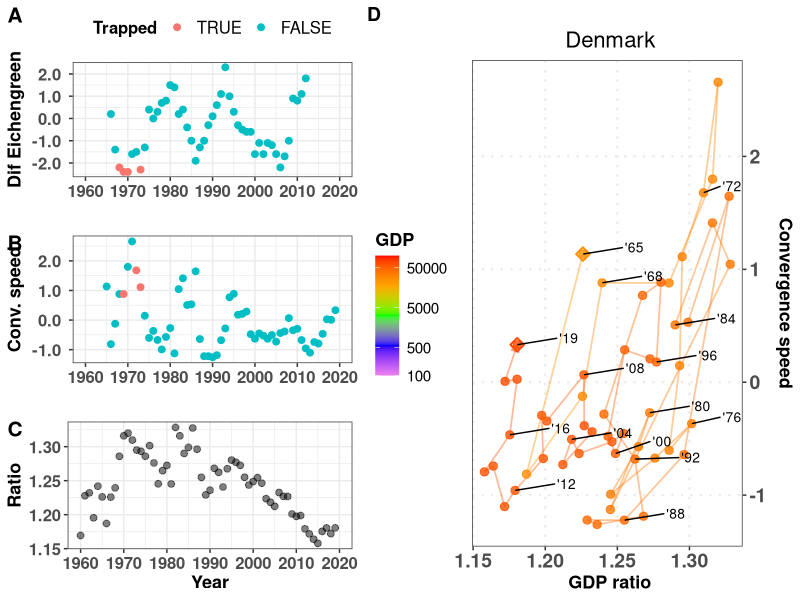
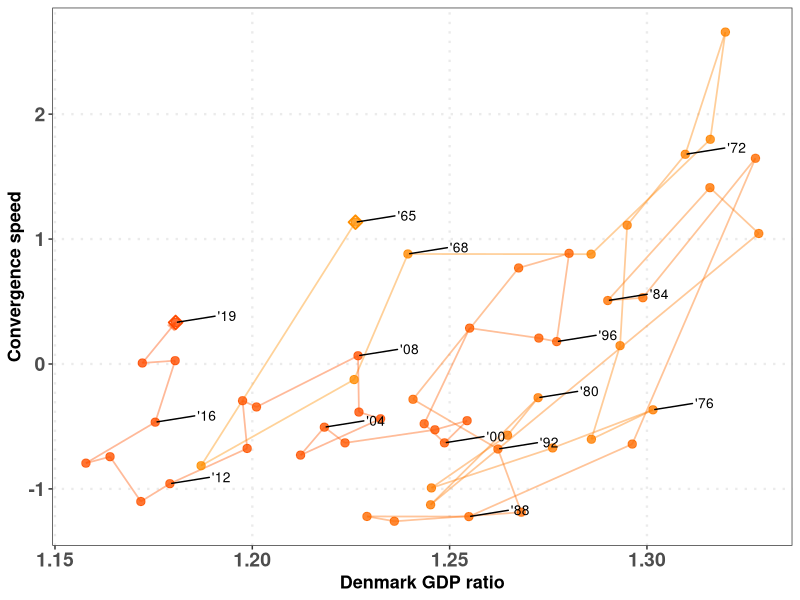
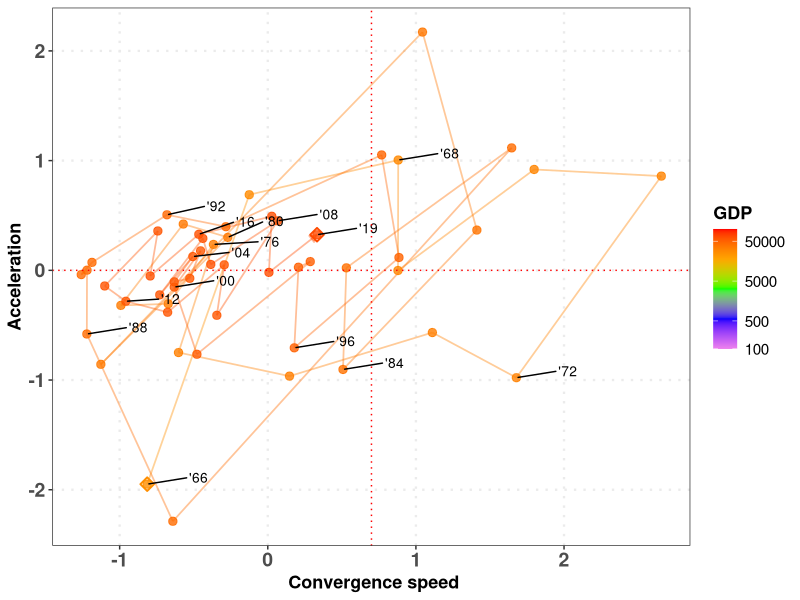
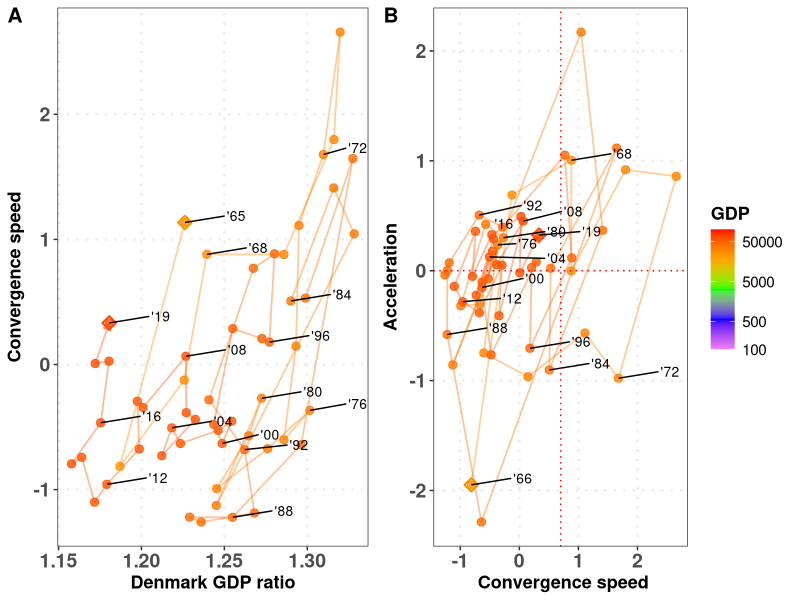
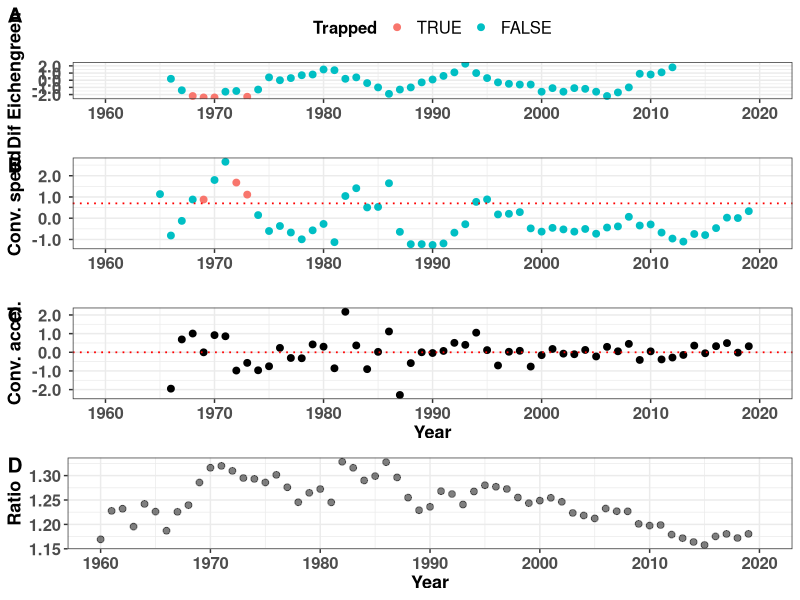

These charts were generated, in order, by the following R code:
# Script to generate all magnitudes
# 
# List lcriteria allows to choose GDP, GNI or both
#
# Author: Javier Garcia-Algarra
# August 2021
# 
# set print_indiv to TRUE to procude all plots
# set print_tiff to print the ALL plot in that format
#
# Inputs:  input_data/GDP2010_WB.csv    GNIS.csv
#          config_data/config_plots.csv
#          config_data/criteria.txt
# Results: data/all_speeds_criteria.csv
#          figs/countries

library(ggplot2)
library(ggrepel)
library(cowplot)
library(patchwork)
library(zoo)

# Function to format axis labels
scaleFUN <- function(x) sprintf("%2.1f ", x)

# Function to generate a phase plot
phase_plot <- function(datos,xlabel="",ylabel="",xint=NA,yint=NA,
                       axisright=FALSE,legendpos="none",mbreaks=c(),pais="")
{      
  pphase <- ggplot(data=datos) +
    geom_path(
      aes(y = Y, x = X, colour=Magnitude),alpha=0.4,size = 0.6,
      arrow = arrow(length = unit(0.2, "cm"),type="closed"))+
    geom_point(aes(y = Y, x = X, colour=Magnitude), size = 2.5,
               alpha=0.8) +
    geom_point(data=datos[1,],aes(y = Y, x = X, colour=Magnitude), size = 3,
               alpha=1,shape=23, stroke=1) +
    geom_point(data=datos[nrow(datos),],aes(y = Y, x = X, colour=Magnitude), size = 3,
               alpha=1,shape=23, stroke=1) +
    scale_color_gradientn(name=criteria,colours=c("violet","blue","green","orange","red"),trans="log",
                          breaks = mbreaks, labels = mbreaks,limits=c(100,100000))+
    geom_text_repel(data=subset(datos,(Year%%4 == 0) | (Year==max(Year)) | (Year==min(Year))),
                    aes(label=sprintf("'%02d",Year%%100),y = Y, x = X),
                    hjust=-2,vjust=-0.2, size=3.5, color= "black" )+
    xlab(paste(pais,xlabel)) + ylab(ylabel)+ theme_bw()+
    theme(panel.grid.minor = element_blank(),
          panel.grid.major = element_line(size = 0.8,linetype = "dotted"),
          legend.title = element_text(face="bold", size=13),
          legend.text = element_text( size=11),
          legend.position = legendpos,
          axis.text.y = element_text(face="bold", size=14),
          axis.text.x = element_text(face="bold", size=14),
          axis.title.x = element_text(face="bold", size=13),
          axis.title.y  = element_text(face="bold", size=13),
          plot.title = element_text(hjust = 0.5,size=16))
  if (!is.na(xint))
    pphase <- pphase + geom_vline(xintercept=minconvspeed, color="red",linetype = "dotted",size=0.5)
  if (!is.na(yint))
    pphase <- pphase + geom_hline(yintercept=0, color="red",linetype = "dotted",size=0.5)
  if (axisright)
    pphase <- pphase + scale_y_continuous(position = "right")
  return(pphase)
}



criteria <- read.table("config_data/criteria.txt")
lcriteria <- criteria$V1

configuration_file <- read.table("config_data/config_plots.csv", sep=";", header=TRUE)
if (configuration_file$CountryCode == "MSCI"){           # Plot MSCI countries
  countries_msci <- read.csv("input_data/countries_msci.csv")
  lcountrycode <- countries_msci$ISOCode
} else 
  lcountrycode <- configuration_file$CountryCode

print_indiv <- configuration_file$print_indiv      # Print individual files
print_tiff <- configuration_file$print_tiff        # Produce tiff files. Be careful, each tiff file weights 24 MB!

USA_perc_middle_GNI <- 0.3
USA_perc_middle_GDP <- 0.5
gap_widening_GDP <- 0
gap_widening_GNI <- 0
mmovper <- 5
last_year_Ecihengreen <- 2013
mingb_GDP <- 3.5
mindif_GDP <- -2
minMagnitude_GDP <- 10000
mingb_GNI <- 3.5
mindif_GNI <- -2
minMagnitude_GNI <- 10000
minconvspeed <- 0.7
tdir1 <- "figs"
tdir <- paste0(tdir1,"/countries")
if (!dir.exists(tdir)){
  dir.create(tdir1)
  dir.create(tdir)
}
ppi <- 300
my_breaks <- c(100,500,1000,2500,5000,10000,20000,50000)
my_breaks <- c(100,500,5000,50000)


for (criteria in lcriteria)
{
  count_countries <- 0
  if (criteria == "GDP"){
    USA_perc_middle <- USA_perc_middle_GDP
    mingb <- mingb_GDP
    mindif <- mindif_GDP
    minMagnitude <- minMagnitude_GDP
    gap_widening <- gap_widening_GDP
  }
  else {
    USA_perc_middle <- USA_perc_middle_GNI
    mingb <- mingb_GNI
    mindif <- mindif_GNI
    minMagnitude <- minMagnitude_GNI
    gap_widening <- gap_widening_GNI
  }
  for (countrycode in lcountrycode)
  {
    count_countries <- count_countries + 1
    print(paste(countrycode,criteria))
    if (criteria == "GNI"){
      DATA_WB <- read.csv("input_data/GNIS.csv")
    } else
      DATA_WB <- read.delim2("input_data/GDP2010_WB.csv")
    rawdata <- DATA_WB[DATA_WB$Country.Code==countrycode,]
    usadata <- DATA_WB[DATA_WB$Country.Name=="United States",]
    country <- DATA_WB[DATA_WB$Country.Code==countrycode,]$Country.Name
    datos_pais <- data.frame("Year"=seq(1960,2019))
    datos_pais$Magnitude = 0
    datos_pais$growth = 0
    datos_pais$gb = 0      # Average growth backwards, for Eichengreen criterium
    datos_pais$ga = 0      # Average growth forward
    datos_pais$dif = 0     # Difference among ga and gb for Eichengreen criterium
    datos_pais$dgrowth_dt = 0
    datos_pais$USAMagnitude = 0
    datos_pais$ratio = NA
    datos_pais$drat4rio_dt = 0
    datos_pais$dratio_dt_mmov = 0
    datos_pais$dratio_dt2_mmov = NA
    period_calc = 7
    for (i in 1960:2020){
      datos_pais$Magnitude[i-(1960)] <- as.numeric(rawdata[,4+i-1960])
      datos_pais$USAMagnitude[i-(1960)] <- as.numeric(usadata[,4+i-1960]) # USA GDP or GNI
      datos_pais$ratio[i-(1960)] <- datos_pais$Magnitude[i-(1960)]/datos_pais$USAMagnitude[i-(1960)]
    }
    for (j in 2:nrow(datos_pais))
      datos_pais$growth[j] <- 100*(datos_pais$Magnitude[j] - datos_pais$Magnitude[j-1])/
                              (datos_pais$Magnitude[j-1])  # Magnitude growth
    for (j in 2:(nrow(datos_pais))){
      datos_pais$dgrowth_dt[j] <- (datos_pais$growth[j+1] - datos_pais$growth[j])
      # Gap closing speed
      datos_pais$dratio_dt[j] <- 100*(datos_pais$ratio[j] - datos_pais$ratio[j-1])
      }
    datos_pais$dratio_dt_mmov <- rollmean(datos_pais$dratio_dt, mmovper, fill = NA,  align = "right")
    #datos_pais$dratio_dt2_mmov<- rollmean(datos_pais$dratio_dt2, mmovper_acc, fill = NA,  align = "right")
    
    for (j in 2:(nrow(datos_pais)))
      datos_pais$dratio_dt2_mmov[j] <- (datos_pais$dratio_dt_mmov[j] - datos_pais$dratio_dt_mmov[j-1])
    # criteria Eichengreen
    for (j in period_calc:nrow(datos_pais))
      datos_pais$gb[j] <- sum(datos_pais$growth[(j-(period_calc-1)):j])/period_calc
    for (j in 1:(nrow(datos_pais)-period_calc))
      datos_pais$ga[j] <- sum(datos_pais$growth[(j+1):(j+(period_calc))])/period_calc
    for (j in 1:nrow(datos_pais))
      datos_pais$dif[j] <- datos_pais$ga[j]-datos_pais$gb[j]
    datosplot <- datos_pais[period_calc:(nrow(datos_pais)-period_calc),]
    datosplot$Trapped = FALSE
    limityears <- c(1960,2020)
    yearlabels <- seq(1960,2020,by=10) 
    datosplot$gb = (floor(datosplot$gb* 10)+1)/10
    datosplot$dif = (floor(datosplot$dif* 10)+1)/10
    for (k in 1:nrow(datosplot)){
      datosplot$Trapped[k] = (datosplot$Magnitude[k]>minMagnitude) & (datosplot$gb[k]>=mingb) & (datosplot$dif[k] <= mindif)
    }
    pEichen <- ggplot(data= datosplot, aes(x=Year,y=dif,color=Trapped))+
         geom_point(size=2)+ylab(paste("Dif Eichengreen"))+xlab("")+
         scale_color_discrete(limits = c('TRUE', 'FALSE'))+
         scale_x_continuous(limits=limityears,breaks=yearlabels,labels=yearlabels)+ 
         scale_y_continuous(labels=scaleFUN)+
         theme_bw()+ 
         theme(legend.position="top",
               legend.title = element_text(face="bold", size=12),
               legend.text = element_text( size=12),
            axis.text.y = element_text(face="bold", size=12),
            axis.text.x = element_text(face="bold", size=12),
            axis.title.x = element_text(face="bold", size=13),
            axis.title.y  = element_text(face="bold", size=13))
    
    datosEich <- datos_pais[(datos_pais$Year >= min(datosplot$Year))&
                              (datos_pais$Year<last_year_Ecihengreen),]
    datosEich <- datos_pais 
    datosEich$signacc <- (datosEich$dratio_dt2_mmov < gap_widening) & (datosEich$dratio_dt_mmov > minconvspeed)
    datos_speed <- datosEich[!is.na(datosEich$dratio_dt_mmov),]
    datos_speed[is.na(datos_speed$dratio_dt2_mmov),]$signacc <- FALSE
    pconvergencespeed <- ggplot(data= datos_speed, aes(x=Year,y=dratio_dt_mmov,color=signacc))+
     geom_point(size=2)+ylab(paste("Conv. speed"))+
      scale_x_continuous(limits=limityears,breaks=yearlabels,labels=yearlabels)+
      scale_y_continuous(labels=scaleFUN)+
      scale_color_discrete(limits = c('TRUE', 'FALSE'))+
      theme_bw()+ xlab("")+
      theme(legend.position="none",
            axis.text.y = element_text(face="bold", size=12),
            axis.text.x = element_text(face="bold", size=12),
            axis.title.x = element_text(face="bold", size=13),
            axis.title.y  = element_text(face="bold", size=13))

    pratio <- ggplot(data= datosEich, aes(x=Year,y=ratio))+
      geom_point(size=2,col="black",alpha=0.5)+ylab(paste("Ratio"))+
      scale_x_continuous(limits=limityears, breaks=yearlabels,labels=yearlabels)+
      theme_bw() + xlab("Year")+
      theme(axis.text.y = element_text(face="bold", size=12),
                                axis.text.x = element_text(face="bold", size=12),
                                axis.title.x = element_text(face="bold", size=13),
                                axis.title.y  = element_text(face="bold", size=13))
    
    pacc <- ggplot(data= datosEich, aes(x=Year,y=dratio_dt2_mmov))+
      geom_point(size=2)+ylab(paste("Conv. accel."))+
      scale_x_continuous(limits=limityears, breaks=yearlabels,labels=yearlabels)+
      scale_y_continuous(labels=scaleFUN)+
      geom_hline(yintercept=gap_widening, color="red",linetype = "dotted",size=0.6) +
      theme_bw() + xlab("Year")+
      theme(legend.position = "none",
            axis.text.y = element_text(face="bold", size=12),
            axis.text.x = element_text(face="bold", size=12),
            axis.title.x = element_text(face="bold", size=13),
            axis.title.y  = element_text(face="bold", size=13))
    
    pizda <- plot_grid(
      pEichen, pconvergencespeed, pratio, labels=c("A","B","C"),
      label_size = 15,rel_heights = c(0.38,0.31,0.31),
      ncol = 1
    )
    
    datos_pais$Country = country
    datos_pais$CountryCode = rawdata$Country.Code[1]
    if (print_indiv){
      datos_speed <- datos_pais[!is.na(datos_pais$dratio_dt_mmov),]
      datos_acc <- datos_speed[!is.na(datos_speed$dratio_dt2_mmov),]
      datos_speed$X <- datos_speed$ratio
      datos_speed$Y <- datos_speed$dratio_dt_mmov
      pratiospeed <- phase_plot(datos_speed,xlabel=paste(criteria,"ratio"),ylabel="Convergence speed",
                        xint=NA, yint=NA,axisright = TRUE,legendpos = "left",mbreaks = my_breaks)
      pratiospeedleft <- phase_plot(datos_speed,xlabel=paste(criteria,"ratio"),ylabel="Convergence speed",
                                xint=NA, yint=NA,axisright = FALSE,legendpos = "none",
                                mbreaks = my_breaks,pais = country)
      datos_acc$X <- datos_acc$dratio_dt_mmov
      datos_acc$Y <- datos_acc$dratio_dt2_mmov
      pspeedacc <- phase_plot(datos_acc,xlabel="Convergence speed",ylabel="Acceleration",
                              xint=minconvspeed, yint=0,axisright = FALSE,
                              legendpos = "right",mbreaks = my_breaks)
  
      
      pphases <- plot_grid(
        pratiospeedleft, pspeedacc, labels=c("A","B"),
        label_size = 15,
        ncol = 2, rel_widths = c(0.47,0.53)
      )
      
      wplot <- 13
      hplot <- 8
      nfile <- paste0(tdir,"/ALL_",country,"_",criteria,"_",mmovper)
      prattitle <- pratiospeed+ ggtitle(paste("\n",country))
      png(paste0(nfile,".png"), width=wplot*ppi, height=hplot*ppi, res=ppi)
      todo <- plot_grid(
        pizda,prattitle,labels=c(" ","D"),
        label_size = 14,rel_widths = c(0.45,0.55),
        ncol = 2
        )
      print(todo)
      dev.off()
      
      if (print_tiff){
        tiff(paste0(nfile,".tiff"), width=wplot*ppi, height=hplot*ppi,res=ppi)
        print(todo)
        dev.off()
      }
      
      wplot <- 7
      hplot <- 7
      nfile <- paste0(tdir,"/RATIOSvsSPEED_",country,"_",criteria,"_",mmovper)
      png(paste0(nfile,".png"), width=wplot*ppi, height=hplot*ppi, res=ppi)
      print(pratiospeedleft)
      dev.off()
      
      if (print_tiff){
        tiff(paste0(nfile,".tiff"), width=wplot*ppi, height=hplot*ppi,res=ppi)
        print(prattitle)
        dev.off()
      }
      
      nfile <- paste0(tdir,"/SPEEDvsACC_",country,"_",criteria,"_",mmovper)
      png(paste0(nfile,".png"), width=wplot*ppi, height=hplot*ppi, res=ppi)
      print(pspeedacc)
      dev.off()
      
      
      wplot <- 14
      hplot <- 6
      nfile <- paste0(tdir,"/PHASES_",country,"_",criteria,"_",mmovper)
      png(paste0(nfile,".png"), width=wplot*ppi, height=hplot*ppi, res=ppi)
      print(pphases)
      dev.off()
      
      if (print_tiff){
        tiff(paste0(nfile,".tiff"), width=wplot*ppi, height=hplot*ppi,res=ppi)
        print(pphases)
        dev.off()
      }
      
      wplot <- 7
      hplot <- 9
      nfile <- paste0(tdir,"/TIMELINE_",country,"_",criteria,"_",mmovper)
      png(paste0(nfile,".png"), width=wplot*ppi, height=hplot*ppi, res=ppi)
      ptimes <- plot_grid(
        pEichen, pconvergencespeed+geom_hline(yintercept=minconvspeed, color="red",linetype = "dotted",size=0.6),
        pacc+xlab("Year"),pratio, labels=c("A","B","C","D"),
        label_size = 15,
        ncol = 1
      )      
      
      if (print_tiff){
        tiff(paste0(nfile,".tiff"), width=wplot*ppi, height=hplot*ppi,res=ppi)
        print(ptimes)
        dev.off()
      }
      
      print(ptimes)
      dev.off()
    }
    if (count_countries == 1)
      datos_all <- datos_pais
    else
      datos_all <- rbind(datos_all,datos_pais)
  }

  refx <- USA_perc_middle
  refy <- 0
  lp <- unique(datos_all$Country)
  datadist <- data.frame("Country"=c(),"CountryCode"=c(),"distX"=c(),"distY"=c())
  for (k in lp){
    clean_data <- datos_all[(datos_all$Country == k) & !is.na(datos_all$ratio) & 
                            !is.na(datos_all$dratio_dt_mmov),]
    datosx <- datos_all[(datos_all$Country == k) & !is.na(datos_all$ratio),]$ratio
    datosy <- datos_all[(datos_all$Country == k) & !is.na(datos_all$dratio_dt_mmov),]$dratio_dt_mmov
    datadist <- rbind(datadist,data.frame("Country"=k,"CountryCode"= clean_data$CountryCode[1],
                                          "distX"=mean(clean_data$ratio),
                      "distY"=mean(clean_data$dratio_dt_mmov)))
  }
  
  if (length(lcountrycode)>5)  # to avoid accidental overwriting when testing with a short list
     write.csv(datos_all,paste0("output_data/all_speeds_",criteria,".csv"),row.names = FALSE)
     remove("datos_all")

}
